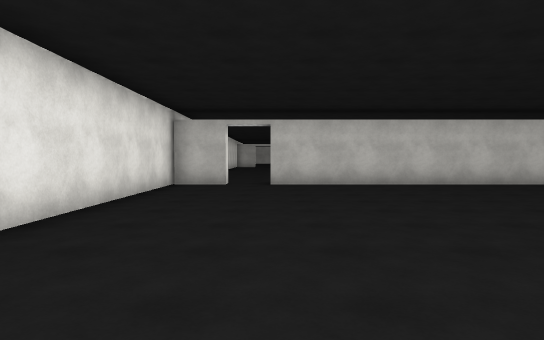
view 1 (above)

16 first-person views from a walk through a 3-D level made in the Unity game engine. The camera is 1.4 m above the floor, tilts 2° down and sees 75° across. The floor is counted in squares, 2 m on a side. Each view is taken from the middle of a square. On the plan, view 1 faces up. The plan holds only what a view shows up to about 11 squares ahead; the rest is blank. The place goes on beyond the plan. The player is left out. Surface patterns are stand-ins for the level's own textures.

view 2
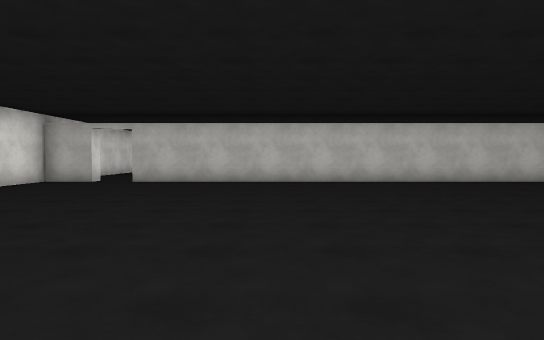

view 3
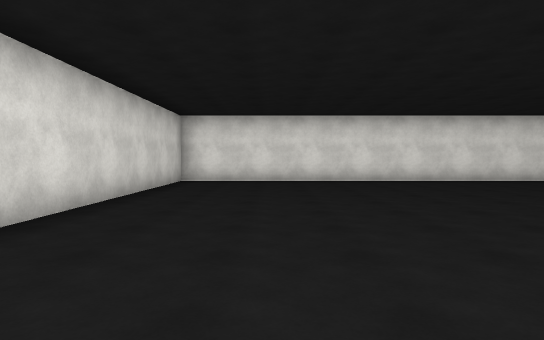

view 4
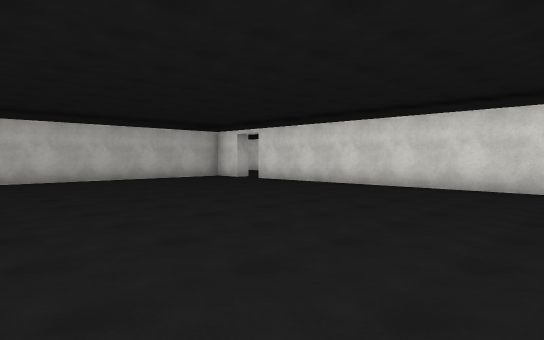

view 5
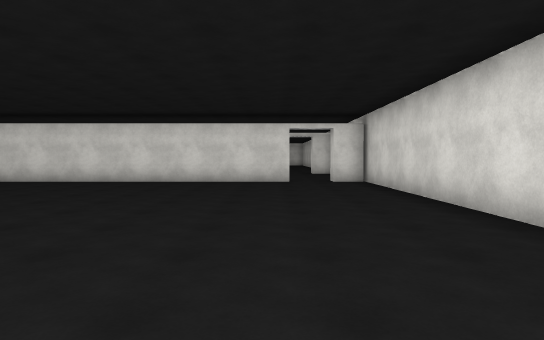

view 6
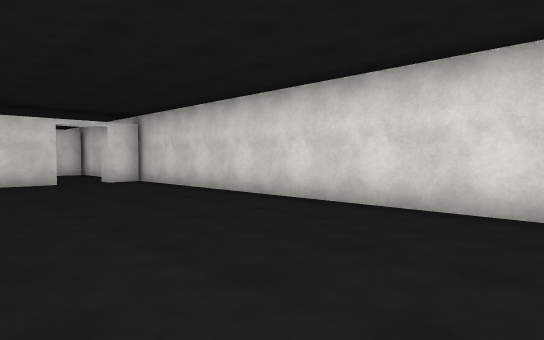

view 7
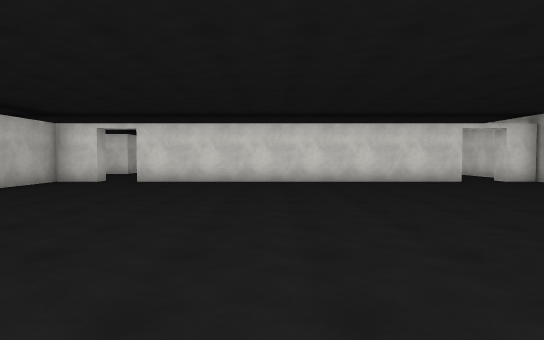

view 8
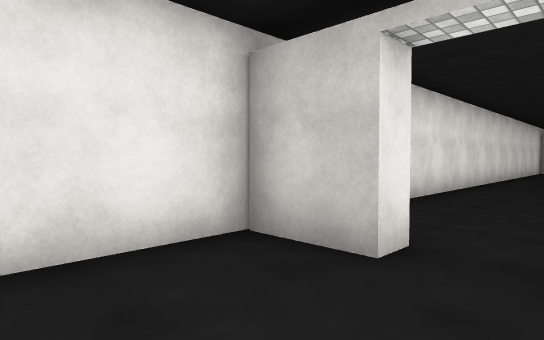

view 9
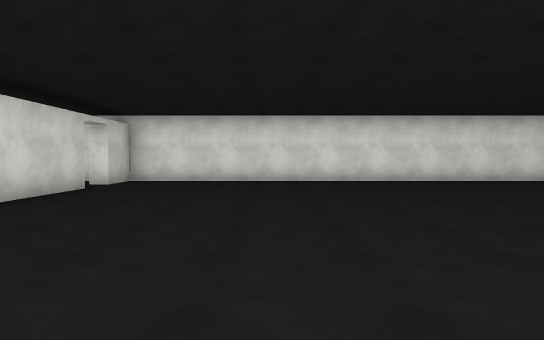

view 10
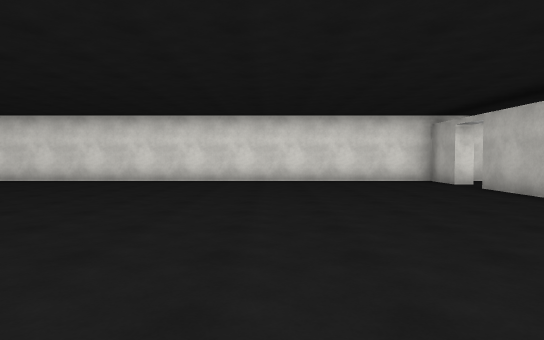

view 11
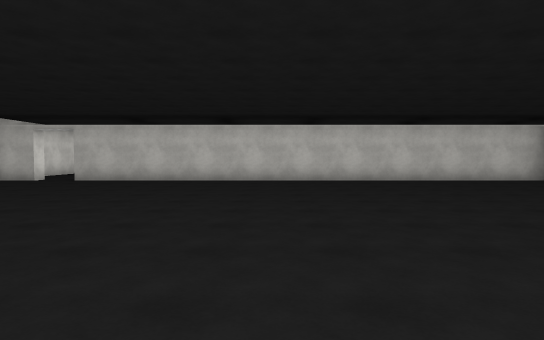

view 12
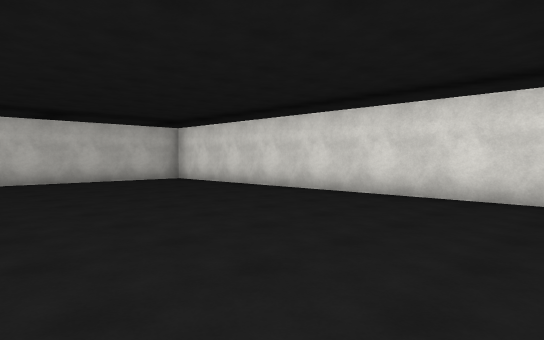

view 13
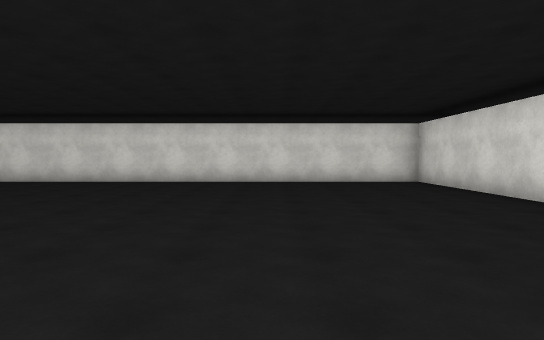

view 14
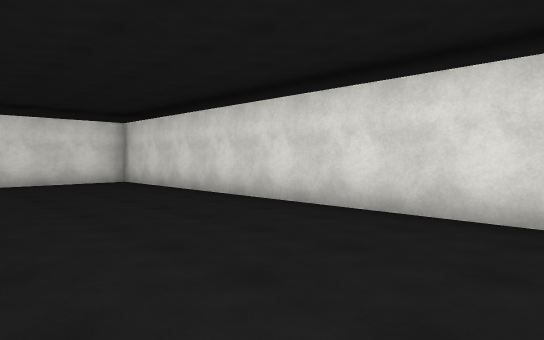

view 15
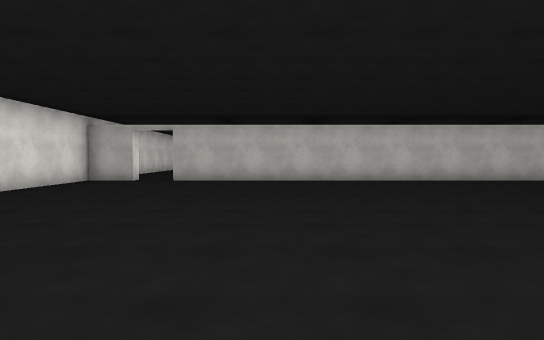

view 16
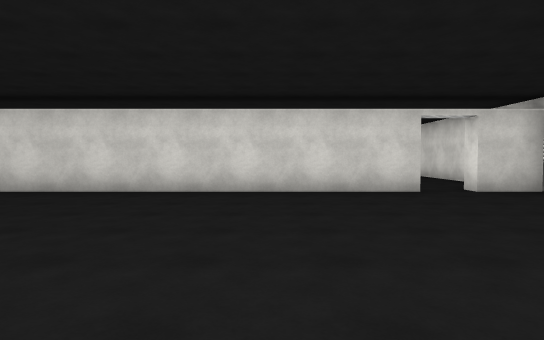

### Floor plan
Points are (right, up) in squares from view 1. A wall is a line through its corners. A room is listed if a view was taken in it or the views show most of it. See-through windows are left out.
Room 1 (views 1, 2, 3, 4, 5, 6, 7, 8)
walls: (14.3, -2.6) (14.3, 7); (14.3, 8.1) (14.3, 9.2) (-0.1, 9.2); (-1.2, 9.7) (-1.2, 9.2) (-2.6, 9.2); (-2.6, 9.5) (-2.6, -4.7) (14.3, -4.7) (14.3, -3.8)
ways out: opening at (-1, 9) to room 2; opening at (14, -3)
Room 2 (views 9, 10, 11, 12, 13, 14, 15, 16)
walls: (-0.1, 9.7) (14.3, 9.7) (14.3, 24.4); (-1.2, 25.8) (-2.6, 25.8) (-2.6, 9.7) (-1.2, 9.7); (14.3, 25.8) (0, 25.8)
ways out: opening at (-1, 9) to room 1; opening at (-1, 26)

Where each view was taken, in squares from view 1:
view 1: 0 up, 0 right, facing up
view 2: 1 down, 4 right, facing up
view 3: 2 down, 8 right, facing left
view 4: 2 down, 6 right, facing up-right
view 5: 2 down, 4 right, facing right
view 6: 0 up, 4 right, facing down-right
view 7: 3 up, 4 right, facing right
view 8: 7 up, 0 right, facing up-left
view 9: 14 up, 8 right, facing left
view 10: 21 up, 8 right, facing left
view 11: 15 up, 6 right, facing up
view 12: 15 up, 8 right, facing up-right
view 13: 14 up, 4 right, facing right
view 14: 14 up, 4 right, facing down-right
view 15: 15 up, 3 right, facing up
view 16: 17 up, 3 right, facing down
